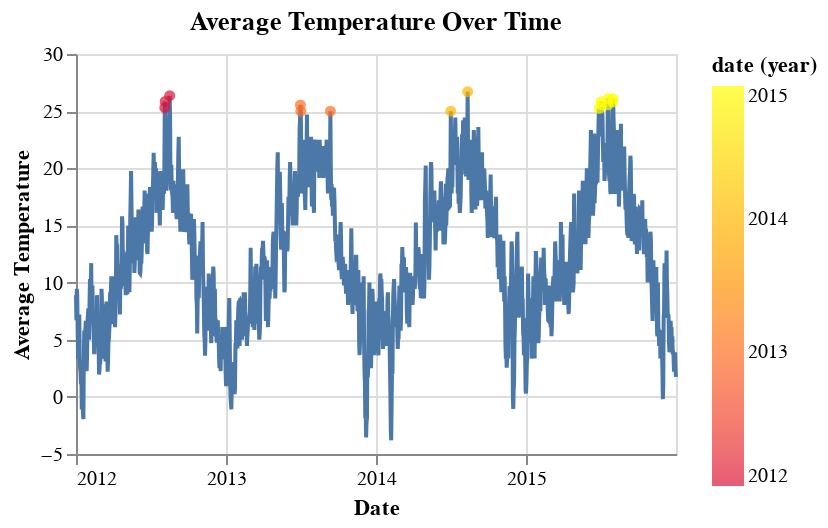

Notebook source saved alongside this figure:
### Markdown cell above
##### Question 4 (10 points)

Create a compound figure with at least two types of marks. Show the trend of average temperature (the average of min and max temperature) in 4 years. Note, just use the `date` as X attribute, no need to aggragate for years and you will get a wide figure. Include necessary title and labels.

### Code cell
part_1 = alt.Chart(weather).mark_line().transform_calculate(
    avg_temp = '(datum.temp_min + datum.temp_max) / 2'
).encode(
    alt.X('date:T', title='Date'),
    alt.Y('avg_temp:Q', title='Average Temperature')
).properties(
    title='Average Temperature Over Time',
    width = 300,
    height = 200
)

part_2 = alt.Chart(weather).mark_circle().transform_calculate(
    avg_temp = '(datum.temp_min + datum.temp_max) / 2',

).encode(
    alt.X('date:T', title='Date'),
    alt.Y('avg_temp:Q', title='Average Temperature'),
    alt.Color('year(date):T', scale=alt.Scale(
                              range=['crimson', 'yellow', 'palegreen',
                                     'lightblue'])
              )
).transform_filter(
    #this highlights the highest average temperature
    'datum.avg_temp >= 25'
).properties(
    title='Highest Average Temperature Over Time',
    width = 300,
    height = 200
)
part_1 + part_2

### Figure 1 — Vega-Lite specification as saved in the notebook (floating-point values rounded to 4 significant figures; data arrays with more than 128 entries replaced by an {"elided": "..."} marker saying what was removed)
{"config": {"view": {"continuousWidth": 300, "continuousHeight": 300}}, "layer": [{"mark": {"type": "line"}, "encoding": {"x": {"field": "date", "title": "Date", "type": "temporal"}, "y": {"field": "avg_temp", "title": "Average Temperature", "type": "quantitative"}}, "title": "Average Temperature Over Time", "transform": [{"calculate": "(datum.temp_min + datum.temp_max) / 2", "as": "avg_temp"}]}, {"mark": {"type": "circle"}, "encoding": {"color": {"field": "date", "scale": {"range": ["crimson", "yellow", "palegreen", "lightblue"]}, "timeUnit": "year", "type": "temporal"}, "x": {"field": "date", "title": "Date", "type": "temporal"}, "y": {"field": "avg_temp", "title": "Average Temperature", "type": "quantitative"}}, "title": "Highest Average Temperature Over Time", "transform": [{"calculate": "(datum.temp_min + datum.temp_max) / 2", "as": "avg_temp"}, {"filter": "datum.avg_temp >= 25"}]}], "data": {"name": "data-6881b3c76720a51ecae2e2fb5659aff4"}, "height": 200, "width": 300, "$schema": "https://vega.github.io/schema/vega-lite/v5.20.1.json", "datasets": {"data-6881b3c76720a51ecae2e2fb5659aff4": {"elided": "1461 records"}}}
